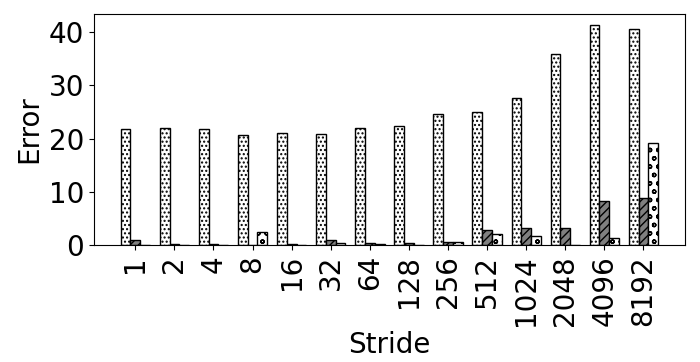

Here is the Python script that generated this plot:
import random
import matplotlib
import matplotlib.pyplot as plt
from matplotlib import style

import numpy as np
import matplotlib.patches as mpatches

#plt.rcdefaults()
fig, ax = plt.subplots()

fig.set_size_inches(7, 3.5)


#stride = ['stride-1', 'stride-2', 'stride-4', 'stride-8', 'stride-16', 'stride-32', 'stride-64', 'stride-128', 'stride-256', 'stride-512', 'stride-1024', 'stride-2048', 'stride-4096', 'stride-8192']
stride = ['1', '2', '4', '8', '16', '32', '64', '128', '256', '512', '1024', '2048', '4096', '8192']

bwell=[21.7536203034958, 21.8884254268798, 21.7842208112791, 20.6854301673284, 20.9884409249536, 20.8433914997201, 22.0610791734733, 22.3587052661916, 24.5183667948445, 25.0110383751512, 27.6405972139893, 35.8411076801787, 41.3616848805092, 40.5115436159844]
slake=[0.961387618113449, 0.207886929947533, 0.321840840294856, 0.133501535147814, 0.264418972420319, 0.972730900402114, 0.391421868625051, 0.385706544260623, 0.688980131440121, 2.76671479066063, 3.18603152572618, 3.17643267896094, 8.35562124624625, 8.93673069750093]
clake=[0.0706899353703456, 0.0985427973846598, 0.0631598665077397, 2.46422359169073, 0.0382546285699652, 0.426612248833043, 0.140998525924502, 0.120464943419923, 0.584516743700995, 2.06281190395318, 1.68289254477301, 0.129447349533477, 1.31745149555376, 19.0783476963871]

barwidth=.25
# Set position of bar on X axis
r1 = np.arange(len(bwell))
r2 = [x + barwidth for x in r1]
r3 = [x + barwidth for x in r2]


x_pos = np.arange(len(stride))  # the label locations
#ax.barh(x_pos, read, hatch='....', color='white', edgecolor='black')
#rects1 = plt.bar(x, traffic, .8, hatch='....', color='white', edgecolor='black')
plt.bar(r1, bwell, width=barwidth, hatch='....', color='white', edgecolor='black', label='Broadwell')
plt.bar(r2, slake, width=barwidth, hatch='////', color='grey', edgecolor='black', label='Sky Lake')
plt.bar(r3, clake, width=barwidth, hatch='oo', color='white', edgecolor='black', label='Cascade Lake')

#plt.legend(handlelength=3, fontsize=12)

#plt.legend(loc="upper right", fontsize=12)


ax.set_ylabel('Error', fontsize=16)
ax.set_xlabel('Stride', fontsize=16)


#plt.title('', fontsize=18)
#ax.set_xticks(x_pos)

plt.yticks(fontsize=14)
#plt.yticks(np.arange(0, 100, 10), fontsize=14)
#ax.get_yaxis().get_major_formatter().set_scientific(False)

plt.xticks([r + barwidth for r in range(len(bwell))], stride, fontsize=12, rotation=90)

#plt.xticks(rotation=90, fontsize=14)
#ax.set_xticklabels(stride, fontsize=12)

#ax.invert_yaxis()
plt.tight_layout()

plt.show()
fig.savefig('5_init_nonp.png', dpi=100)

# Example data
